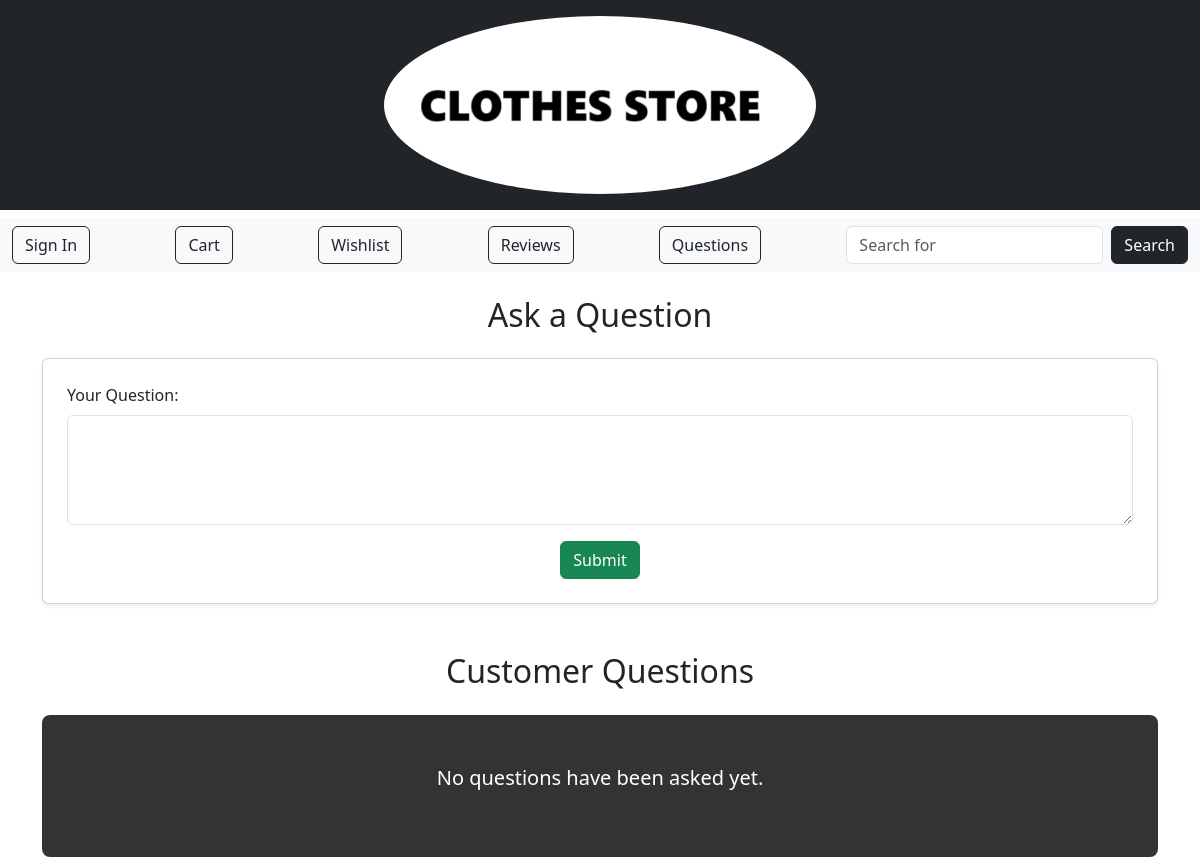
/questions/, run on an earlier commit of the app's database.
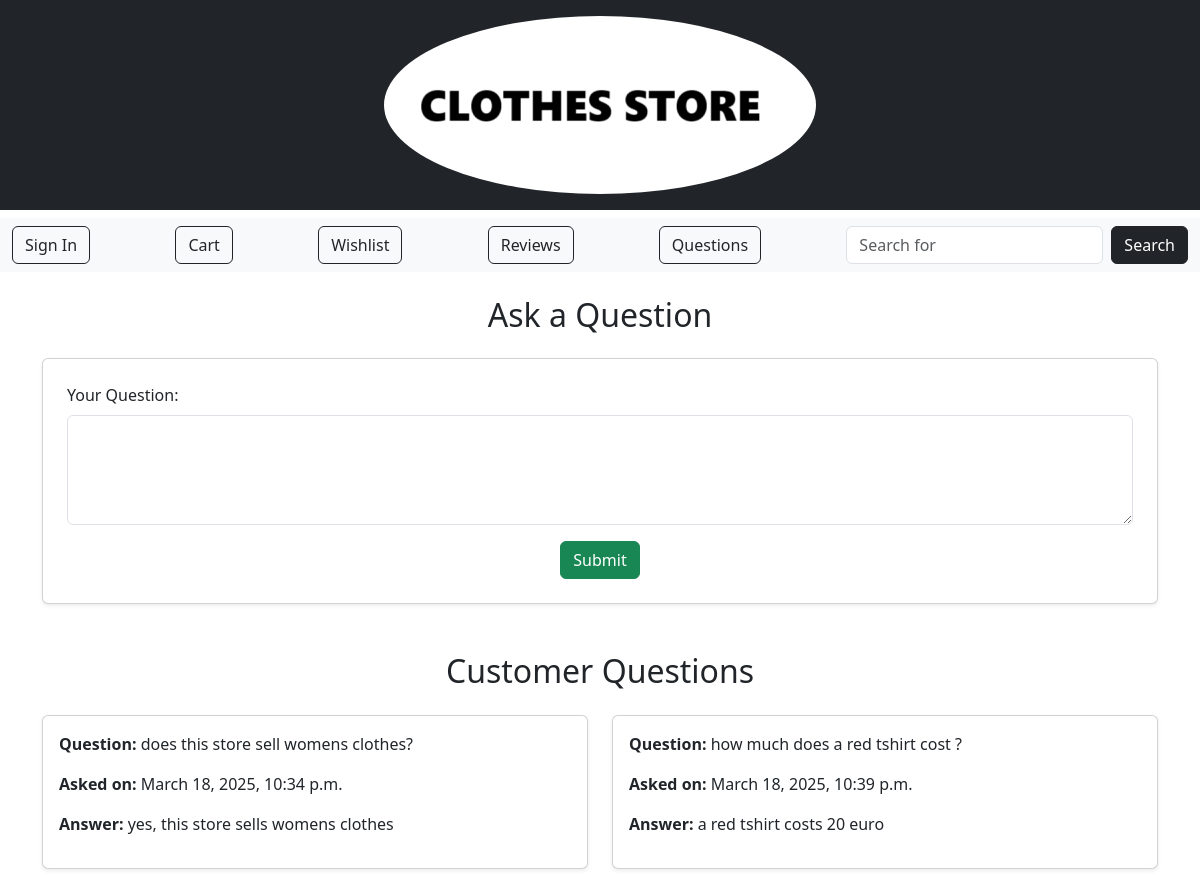
And on a later commit of the database.
### questions/models.py (models this page shows, shortened)
class Question(models.Model):
    user = models.ForeignKey(settings.AUTH_USER_MODEL, on_delete=models.CASCADE, null=True, blank=True, default=1)  # Link to the Customer model
    text = models.TextField()
    answer = models.TextField(blank=True, null=True)
    created = models.DateTimeField(auto_now_add=True)
    answered = models.DateTimeField(null=True, blank=True)

### questions/views.py (the view)
# urls.py: path('', listQ, name='list'),  # Now 'questions:list' will work
def listQ(request):
    questions = Question.objects.all()
    return render(request, 'list.html', {'questions': questions})  # ✅ Rendering list.html

### loyalty/context_processors.py (called while the page is built)
def loyalty_points(request):
    if request.user.is_authenticated:
        try:
            loyalty = Loyalty.objects.get(user=request.user)
        except Loyalty.DoesNotExist:
            loyalty = None
    else:
        loyalty = None
    return {'loyalty': loyalty}

### questions/templates/list.html (shortened to what this page needs)
{% load static %}
<!DOCTYPE html>
<html lang="en">
<head>
    <link rel="stylesheet" href="{% static 'css/style.css' %}">
    <link href="https://cdn.jsdelivr.net/npm/bootstrap@5.3.3/dist/css/bootstrap.min.css" rel="stylesheet">
</head>
<body>
    <header class="bg-dark text-white py-3">
        <div class="container text-center">
            {% include 'header.html' %}
        </div>
    </header>
    {% include 'nav.html' %}
    <div class="container mt-4">
        <h2 class="text-center mb-4">Ask a Question</h2>
        <div class="card p-4 shadow-sm mb-5">
            <form method="POST" action="{% url 'questions:ask_q' %}">
                <div class="mb-3">
                    <label class="form-label">Your Question:</label>
                    <textarea name="text" class="form-control" rows="4" required></textarea>
                </div>
                <div class="text-center">
                    <button type="submit" class="btn btn-success">Submit</button>
                </div>
            </form>
        </div>
        <h2 class="text-center mb-4">Customer Questions</h2>
        {% if questions %}
            <div class="row">
                {% for question in questions %}
                    <div class="col-md-6 mb-4">
                        <div class="card p-3 shadow-sm h-100">
                            <p><strong>Question:</strong> {{ question.text }}</p>
                            <p><strong>Asked on:</strong> {{ question.created|date:"F j, Y, g:i a" }}</p>
                            {% if question.answer %}
                                <p><strong>Answer:</strong> {{ question.answer }}</p>
                            {% endif %}
                        </div>
                    </div>
                {% endfor %}
            </div>
        {% else %}
            <div class="text-center p-5 mt-4" style="background-color: #333; color: white; border-radius: 8px;">
                <p class="lead">No questions have been asked yet.</p>
            </div>
        {% endif %}
    </div>
</body>
</html>

What changed in the data, as far as the page shows it:
added Question: text "does this store sell womens clothes?", created "March 18, 2025, 10:34 p.m.", answer "yes, this store sells womens clothes"
added Question: text "how much does a red tshirt cost ?", created "March 18, 2025, 10:39 p.m.", answer "a red tshirt costs 20 euro"
Also different on the page:
text no longer shown: "No questions have been asked yet."
